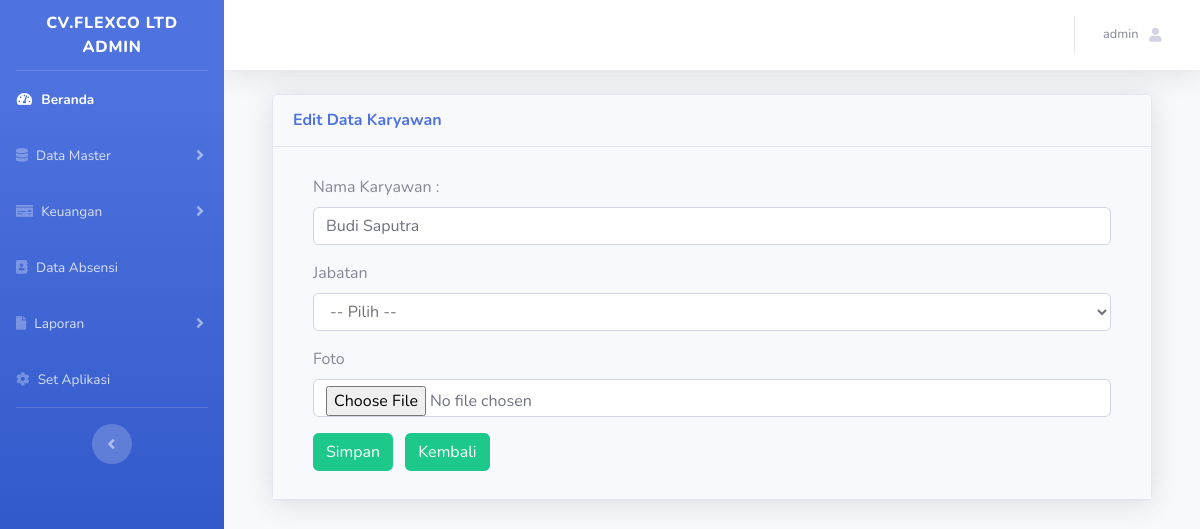
Before: /admin/index.php?page=karyawan&act=edit&id_karyawan=74 (signed in) with the older database file.
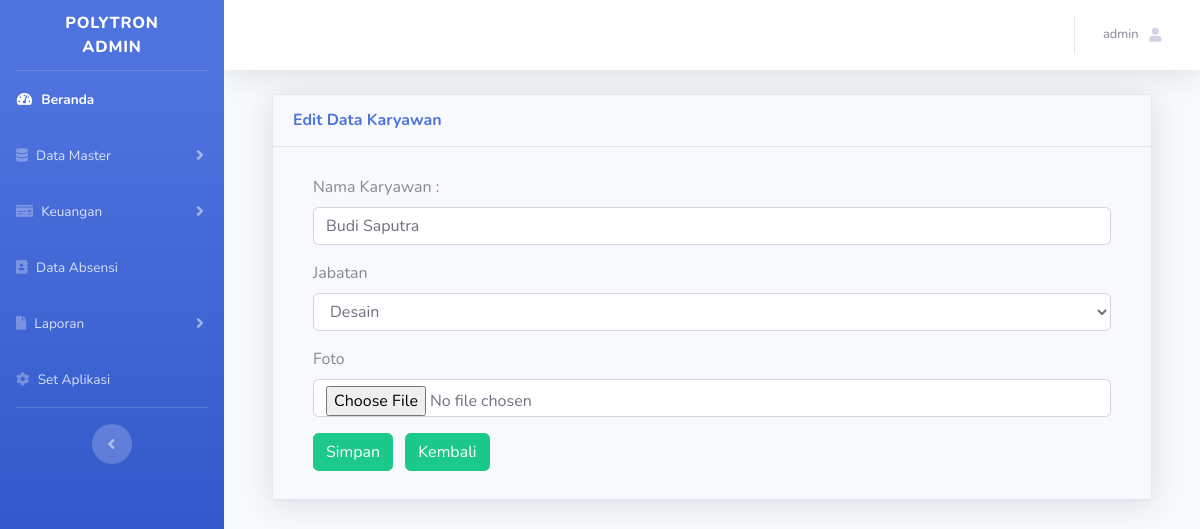
After: the same page with the newer database file.
### tables this page shows
CREATE TABLE `tb_aplikasi` (
  `id_aplikasi` int(11) NOT NULL,
  `nama_instansi` varchar(50) NOT NULL,
  `nama_aplikasi` varchar(100) NOT NULL,
  `foto` varchar(255) NOT NULL
);

CREATE TABLE `tb_karyawan` (
  `id_karyawan` int(11) NOT NULL,
  `kode_karyawan` varchar(11) NOT NULL,
  `nama_karyawan` varchar(25) NOT NULL,
  `id_jabatan` int(11) NOT NULL,
  `username` varchar(25) NOT NULL,
  `password` varchar(255) NOT NULL,
  `status_karyawan` varchar(15) NOT NULL,
  `foto` varchar(255) NOT NULL
);

### admin/modul/karyawan/edit_karyawan.php (the view, shortened to what the changed rows need)
<?php
$id = $_GET['id_karyawan'];
$data = mysqli_query($koneksi, "SELECT * FROM tb_karyawan WHERE id_karyawan='$id'");
while ($d = mysqli_fetch_array($data)) {
?>
    <div class="container">
        <div class="card shadow mb-4">
            <div class="card-header py-3">
                <h6 class="m-0 font-weight-bold text-primary">Edit Data Karyawan</h6>
            </div>
            <div class="card-header py-2">
                <div class="card-body">
                    <form action="" method="POST" enctype="multipart/form-data">
                        <div class="form-group">
                            <label>Nama Karyawan :</label>
                            <input type="text" class="form-control" name="nama_karyawan" value="<?php echo $d['nama_karyawan']; ?>">
                        </div>
                        <div class="form-group">
                            <label for="nama_jabatan">Jabatan </label>
                            <select class="form-control" id="nama_jabatan" name="nama_jabatan">
                                <option>-- Pilih --</option>
                                <?php
                                $sqlJabatan = mysqli_query($koneksi, "SELECT * FROM tb_jabatan ORDER BY id_jabatan DESC");
                                while ($jabatan = mysqli_fetch_array($sqlJabatan)) {
                                    if ($jabatan['id_jabatan'] == $d['id_jabatan']) {
                                        $selected = "selected";
                                    } else {
                                        $selected = "";
                                    }
                                    echo "<option value='$jabatan[id_jabatan]' $selected>$jabatan[nama_jabatan]</option>";
                                }
                                ?>
                            </select>
                        </div>
                        <div class="form-group">
                            <label>Foto</label>
                            <input name="foto" type="file" class="form-control" value="<?php echo $d['foto']; ?>">
                        </div>
                        <button name="updateKaryawan" type="submit" class="btn btn-success mr-2">Simpan</button>
                        <button class="btn btn-success mr-2" a href="index.php">Kembali</button></a>
                    </form>
                </div>
            </div>
        </div>
    </div>
<?php
}
?>
</body>
</html>

### admin/index.php (shortened to what the changed rows need)
<?php
include '../config/koneksi.php';
$oke = mysqli_query($koneksi, "SELECT * FROM tb_aplikasi");
$oke1 = mysqli_fetch_array($oke);
if (@$_SESSION['Admin']) {
?>
<?php
    if (@$_SESSION['Admin']) {
        $sesi = @$_SESSION['Admin'];
    }
    $sql = mysqli_query($koneksi, "SELECT * FROM tb_admin WHERE id_admin = '$sesi'") or die(mysqli_error($koneksi));
    $data = mysqli_fetch_array($sql);
    ?>
<!DOCTYPE html>
<html lang="en">
<head>
    <link href="../assets/vendor/fontawesome-free/css/all.min.css" rel="stylesheet" type="text/css">
    <link href="../assets/css/sb-admin-2.min.css" rel="stylesheet">
    <link href="../assets/vendor/datatables/dataTables.bootstrap4.min.css" rel="stylesheet">
</head>
<body id="page-top">
    <div id="wrapper">
        <ul class="navbar-nav bg-gradient-primary sidebar sidebar-dark accordion" id="accordionSidebar">
            <a class="sidebar-brand d-flex align-items-center justify-content-center" href="index.php">
                <?= $oke1['nama_instansi']; ?>
                <br>
                <?= $data['nama_admin']; ?>
            </a>
            <hr class="sidebar-divider my-0">
            <li class="nav-item active">
                <a class="nav-link" href="index.php">
                    <i class="fas fa-fw fa-tachometer-alt"></i>
                    <span>Beranda</span></a>
            </li>
            <li class="nav-item">
                <a class="nav-link collapsed" href="#" data-toggle="collapse" data-target="#collapseTwo"
                    aria-expanded="true" aria-controls="collapseTwo">
                    <i class="fas fa-database"></i>
                    <span>Data Master</span>
                </a>
            </li>
            <li class="nav-item">
                <a class="nav-link collapsed" href="#" data-toggle="collapse" data-target="#keuangan"
                    aria-expanded="true" aria-controls="keuangan">
                    <i class="fas fa-money-check"></i>
                    <span>Keuangan</span>
                </a>
            </li>
            <li class="nav-item">
                <a class="nav-link" href="?page=absen">
                    <i class="fas fa-address-book"></i>
                    <span>Data Absensi</span></a>
            </li>
            <li class="nav-item">
                <a class="nav-link collapsed" href="#" data-toggle="collapse" data-target="#laporan"
                    aria-expanded="true" aria-controls="laporan">
                    <i class="fas fa-file"></i>
                    <span>Laporan</span>
                </a>
            </li>
            <li class="nav-item">
                <a class="nav-link" href="?page=aplikasi">
                    <i class="fas fa-cog"></i>
                    <span>Set Aplikasi</span></a>
            </li>
            <hr class="sidebar-divider d-none d-md-block">
            <div class="text-center d-none d-md-inline">
                <button class="rounded-circle border-0" id="sidebarToggle"></button>
            </div>
        </ul>
        <div id="content-wrapper" class="d-flex flex-column">
            <div id="content">
                <nav class="navbar navbar-expand navbar-light bg-white topbar mb-4 static-top shadow">
                    <ul class="navbar-nav ml-auto">
                        <li class="nav-item dropdown no-arrow">
                            <a class="nav-link dropdown-toggle" href="#" id="userDropdown" role="button"
                                data-toggle="dropdown" aria-haspopup="true" aria-expanded="false">
                                <span class="mr-2 d-none d-lg-inline text-gray-600 small">
                                    <?= $data['nama_admin']; ?>
                                </span>
                                <i class="fas fa-user fa-sm fa-fw mr-2 text-gray-400"></i>
                            </a>
                        </li>
                    </ul>
                </nav>
                <div class="container-fluid">
                    <?php
                        $page = @$_GET['page'];
                        $act = @$_GET['act'];
                        if ($page == 'karyawan') {
                            if ($act == '') {
                                include 'modul/karyawan/data_karyawan.php';
                            } elseif ($act == 'add') {
                                include 'modul/karyawan/add_karyawan.php';
                            } elseif ($act == 'edit') {
                                include 'modul/karyawan/edit_karyawan.php';
                            } elseif ($act == 'detail') {
                                include 'modul/karyawan/detail_karyawan.php';
                            } elseif ($act == 'del') {
                                include 'modul/karyawan/del_karyawan.php';
                            }
                        }
                        elseif ($page == 'profil') {
                            if ($act == '') {
                                include 'modul/profil/data_profil.php';
                            }
                        }
                        elseif ($page == 'laporan') {
                            if ($act == '') {
                                include 'modul/laporan/laporan_absensi.php';
                            } elseif ($act == 'gaji') {
                                include 'modul/laporan/laporan_penggajian.php';
                            }
                        } elseif ($page == '') {
                            include 'home.php';
                        } else {
                            echo "<b>404!</b> Tidak ada halaman !";
                        }
                        ?>
    <?php
        } else {
            include 'modul/500.html';
        }
    ?>
</body>
</html>

Changed rows visible on the page:
changed tb_aplikasi: nama_instansi "CV.FLEXCO LTD" → "POLYTRON"
changed tb_karyawan "Budi Saputra": nama_jabatan "-- Pilih --" → "Desain"
